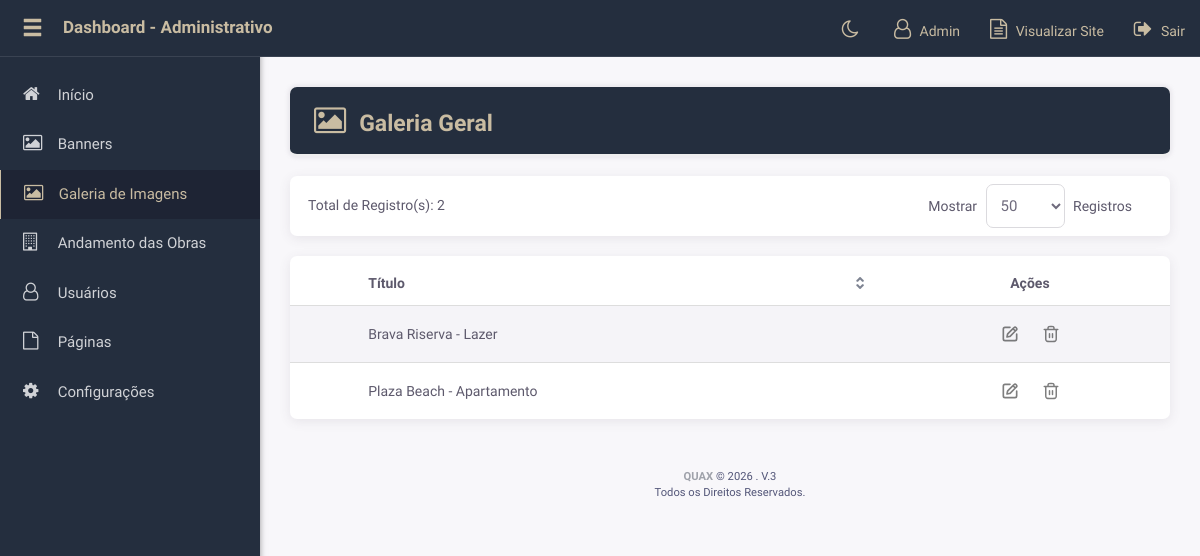
The page /q-admin/list/galeria.php (signed in) on the database its author committed.
### tables this page shows
CREATE TABLE `adm_galeria` (
  `id` int(11) NOT NULL,
  `titulo` varchar(255) DEFAULT NULL,
  `permalink` varchar(100) NOT NULL,
  `status` int(1) NOT NULL DEFAULT 1,
  `criado` timestamp NOT NULL DEFAULT current_timestamp()
);

### q-admin/config.php (called while the page is built, shortened)
<?php
require_once __DIR__."/../php/classes/Class.login.php";
require_once __DIR__."/php/functions.php";
$userClass = new Usuario();
$arMenu = [
	'Início' => [
		'show' 		=> true,
		'icon' 		=> 'home',
		'access'  	=> 'FULL',
		'file' 		=> 'index.php',
		'submenu' 	=> NULL
	],
	'Banners' => [
		'show' 		=> true,
		'icon' 		=> 'picture-o',
		'access'  	=> 6,
		'file' 		=> 'list/banners.php',
		'submenu' 	=> NULL
	],
	'Tenho Interesse' => [
		'show' 		=> true,
		'icon' 		=> 'address-card-o',
		'access'  	=> 16,
		'file' 		=> 'list/trabalhe-conosco.php',
		'submenu' 	=> NULL
	],
	'Galeria de Imagens' => [
		'show' 		=> true,
		'icon' 		=> 'picture-o',
		'access'  	=> 5,
		'file' 		=> 'list/galeria.php',
		'submenu' 	=> NULL
	],
	'Andamento das Obras' => [
		'show' 		=> true,
		'icon' 		=> 'building-o',
		'access'  	=> 7,
		'file' 		=> 'form/obras.php',
		'submenu' 	=> NULL
	],
	'Usuários' => [
		'show' 		=> true,
		'icon' 		=> 'user-o',
		'access'  	=> 3,
		'file' 		=> 'list/usuarios.php',
		'submenu' 	=> NULL
	],
	'Páginas' => [
		'show' 		=> true,
		'icon' 		=> 'file-o',
		'access'  	=> 1,
		'file' 		=> 'list/paginas.php',
		'submenu' 	=> NULL
	],
	'Configurações' => [
		'show' 		=> true,
		'icon' 		=> 'cog',
		'access'  	=> 2,
		'file' 		=> 'form/configuracoes.php',
		'submenu' 	=> NULL
	],
];
$LIST_ACCESS_FILE = [
	'FULL' => [
		'index.php',
		'ajax/ajax-clear-string.php',
		'ajax/ajax-cities.php',
		'ajax/ajax-image-functions.php',
		'ajax/ajax-image-upload.php',
		'ajax/ajax-save-order.php',
		'ajax/ajax-delete-check.php',
		'sair.php'],
	1  => [
		'list/paginas.php',
		'form/paginas.php'
	],
	2  => ['form/configuracoes.php'],
	3  => [
		'list/usuarios.php',
		'form/usuarios.php'
	],
	5  => [
		'list/galeria.php',
		'form/galeria.php',
	],
	6 => [
		'list/banners.php',
		'form/banners.php'
	],
	7 => ['form/obras.php'],
	16 => [
		'list/trabalhe-conosco.php',
	],
];
$javascript = ['bootstrap.js', 'jquery.tablesorter-pager.js', 'sweetalert2.min.js', 'script.admin.js'];
$acessoAutor 	= $userClass->getAcesso();
$__ITEMS_PER_PAGE__ = 50;

### php/classes/Class.login.php (called while the page is built, shortened)
<?php
class Usuario {
    var $prefixoChaves = 'usuario_';
	function getAutor() {
		return $_SESSION[$this->prefixoChaves."nome_completo"];
	}
	function getAcesso() {
		return explode("-",$_SESSION[$this->prefixoChaves."acesso"]);
	}
}

### q-admin/models/galeria.php (called while the page is built, shortened)
<?php
$__TABLE__ 	 	 = 'GALERIA';
$_header['titulo'] = 'Galeria Geral';
$_header['icon']   = 'picture-o';

### php/ezsql/ez_sql_core.php (called while the page is built, shortened)
<?php
	class ezSQLcore
	{
		var $num_queries      = 0;
		var $conn_queries     = 0;
		var $timers           = array();
		function get_host_port( $host, $default = false )
		{
			$port = $default;
			return array( $host, $port );
		}
		function flush()
		{
			$this->last_result = null;
		}
		function get_results($query=null, $output = OBJECT)
		{
			if ( $query )
			{
				$this->query($query);
			}
			if ( $output == OBJECT )
			{
				return $this->last_result;
			}
		}
		function timer_get_cur()
		{
			list($usec, $sec) = explode(" ",microtime());
			return ((float)$usec + (float)$sec);
		}
		function timer_start($timer_name)
		{
			$this->timers[$timer_name] = $this->timer_get_cur();
		}
		function timer_elapsed($timer_name)
		{
			return round($this->timer_get_cur() - $this->timers[$timer_name],2);
		}
		function count ($all = true, $increase = false) {
			if ($increase) {
				$this->num_queries++;
				$this->conn_queries++;
			}
			return ($all) ? $this->num_queries : $this->conn_queries;
		}
	}

### php/database.php (called while the page is built, shortened)
<?php
$tables = [];
$tables['ACESSOS'] 		 	  	= PREFIX.'acessos';
$tables['PAGINAS'] 			  	= PREFIX.'paginas';
$tables['USUARIOS'] 		  	= PREFIX.'usuarios';
$tables['BANNERS']			  	= PREFIX.'banners';
$tables['CADASTRO']				= PREFIX.'cadastro';
$tables['CONFIG']			  	= PREFIX.'config';
$tables['GALERIA']				= PREFIX.'galeria';
$tables['GALERIA_IMG']			= PREFIX.'galeria_imagens';
$tables['EMPREENDIMENTOS_IMG']	= PREFIX.'empreendimentos_imagens';
require PHP."ezsql/ez_sql_core.php";
require PHP."ezsql/ez_sql_mysqli.php";
$db = new ezSQL_mysqli(DB_USER,DB_PASS,DB_NAME,DB_HOST);

### php/classes/Class.paginacao-admin.php (called while the page is built, shortened)
<?php
class Paginator{
	var $items_per_page;
	var $default_ipp = 25;
	function __construct()
	{
		$this->items_per_page = (!empty($_GET['ipp'])) ? $_GET['ipp']:$this->default_ipp;
	}
	function paginate($pag=false)
	{
		$this->current_page = (int) ($pag?$pag:$_GET['page']);
		if($this->current_page < 1 Or !is_numeric($this->current_page)) $this->current_page = 1;
		$this->low = ($this->current_page-1) * $this->items_per_page;
		$this->limit = ($_GET['ipp'] == 'Todos') ? "":" LIMIT $this->low,$this->items_per_page";
	}
}

### php/ezsql/ez_sql_mysqli.php (called while the page is built, shortened)
<?php
	$ezsql_mysqli_str = array
	(
		1 => 'Require $dbuser and $dbpassword to connect to a database server',
		2 => 'Error establishing mySQLi database connection. Correct user/password? Correct hostname? Database server running?',
		3 => 'Require $dbname to select a database',
		4 => 'mySQLi database connection is not active',
		5 => 'Unexpected error while trying to select database'
	);
	class ezSQL_mysqli extends ezSQLcore
	{
		function connect($dbuser='', $dbpassword='', $dbhost='localhost', $dbport=false)
		{
			global $ezsql_mysqli_str; $return_val = false;
			if ( ! $dbuser )
			{
				$this->register_error($ezsql_mysqli_str[1].' in '.__FILE__.' on line '.__LINE__);
				$this->show_errors ? trigger_error($ezsql_mysqli_str[1],E_USER_WARNING) : null;
			}
			else
			{
				$this->dbh = new mysqli($dbhost,$dbuser,$dbpassword, '', $dbport);
				if( $this->dbh->connect_errno )
				{
					$this->register_error($ezsql_mysqli_str[2].' in '.__FILE__.' on line '.__LINE__);
					$this->show_errors ? trigger_error($ezsql_mysqli_str[2],E_USER_WARNING) : null;
				}
				else
				{
					$return_val = true;
				}
			}
			return $return_val;
		}
		function query($query)
		{
			$return_val = 0;
			$query = trim($query);
			$this->result = @$this->dbh->query($query);
			if ( preg_match("/^(insert|delete|update|start|replace|truncate|drop|create|alter|begin|commit|rollback|set|lock|unlock|call)/i",$query) )
			{
				$this->rows_affected = @$this->dbh->affected_rows;
				$return_val = $this->rows_affected;
			}
			else
			{
				$is_insert = false;
				$i=0;
				$num_rows=0;
				while ( $row = @$this->result->fetch_object() )
				{
					$num_rows++;
				}
				$this->num_rows = $num_rows;
				$return_val = $this->num_rows;
			}
			return $return_val;
		}
	}

### q-admin/list/galeria.php (the view, shortened to what this page needs)
<?php
require __DIR__ . '/../config.php';
require PHP . 'classes/Class.paginacao-admin.php';
get_header_gestor();
get_barra_header();
?>
<div id="buttons">
	<div class="text-right">
		<?php include GESTOR_INCLUDES . 'items-per-page.php'; ?>
		<?php count_results($count) ?>
	</div>
</div>
<?php
if ($count>0)
{
	$navbar = new Paginator;
	$navbar->items_total = $count;
	$navbar->mid_range = 9;
	$navbar->items_per_page = $items_page;
	$navbar->paginate();
	$query = $db->get_results("SELECT * FROM ".$tables[$__TABLE__]." ORDER BY criado DESC $navbar->limit");
?>
<div class="table-responsive">
	<table class="table table-striped table-hover">
		<thead>
			<tr>
				<th data-sorter="false"></th>
				<th>Título</th>
				<th class="text-center" data-sorter="false">Ações</th>
			</tr>
		</thead>
		<tbody>
		<?php foreach($query as $rs) { ?>
			<tr>
				<td></td>
				<td><?php echo $rs->titulo; ?></td>
				<td class="text-center">
					<?php btn_edit($rs->id) ?>
					<?php btn_delete($rs->id) ?>
				</td>
			</tr>
		<?php } ?>
		</tbody>
	</table>
</div>
<?php
} else {
?>
	<div class="alert alert-warning show">
		<strong>Nenhum registro existente</strong>
	</div>
<?php
	}
get_footer_gestor();

### q-admin/php/functions.php (shortened to what this page needs)
<?php
function geraMenu() {
	global $arMenu, $acessoAutor, $LIST_ACCESS_FILE;
	$_html = [];
	foreach($arMenu as $title => $var)
	{
		if($var['show'] && in_array($var['access'], $acessoAutor) || $var['access']=='FULL')
		{
			$current_file = returnFilePath('admin');
			$current_menu = false;
			if (!is_null($var['file']) && ($current_file == $var['file'] || str_replace('list/', 'form/', $var['file']) == $current_file)) {
				$current_menu = true;
			}
			if ( in_array($current_file, $LIST_ACCESS_FILE[ $var['access'] ])) {
				$current_menu = true;
			}
			$_html[] = '<li '.($current_menu ? 'class="active"' : "").'>';
			$_html[] = '<a href="'.(!is_null($var['file']) ? HTTP_GESTOR.$var['file'] : 'javascript:void(0)').'" '.(!is_null($var['file']) ? '' : 'class="dropdown"').'>';
			$_html[] =		'<span class="waypoint animation_scale animated fa fa-'.$var['icon'].'"></span>
			<span class="titulo-menu">'.$title.(!is_null($var['file']) ? '' : ' <i class="fa fa-angle-down pull-right"></i>')."</span>";
			$_html[] = '</a>';
			$_html[] = '</li>';
		}
	}
	return implode("\n", $_html);
}
function get_header_gestor() {
	global $userClass;
	$_html[] = '<!DOCTYPE>';
	$_html[] = '<html lang="pt-br">';
	$_html[] = '	<head>';
	$_html[] = '		<meta charset="utf-8" />';
	$_html[] = '		<meta name="viewport" content="width=device-width, initial-scale=1, maximum-scale=1, user-scalable=no">';
	$_html[] = '		<meta name="robots" content="noindex,nofollow" />';
	$_html[] = '		<title>Dashboard - Administrativo</title>';
	$_html[] = '		<link rel="icon" href="'.ASSETS_GESTOR.'img/favicon.ico" type="image/x-icon">';
	$_html[] = '		<link rel="shortcut icon" type="image/x-icon" href="'.ASSETS_GESTOR.'img/favicon.ico">';
	$_html[] = '		<script type="text/javascript"> var HTTP_GESTOR = \''.HTTP_GESTOR.'\'</script>';
	$_html[] = '		<script type="text/javascript"> var HTTP = \''.HTTP.'\'</script>';
	$_html[] = '
						<link rel="preconnect" href="https://fonts.googleapis.com">
						<link rel="preconnect" href="https://fonts.gstatic.com" crossorigin>
						<link href="https://fonts.googleapis.com/css2?family=Public+Sans:wght@400;600&display=swap" rel="stylesheet">
						';
	$_html[] = 			style_enqueue('gestor','return');
	$_html[] = '		<script src="'.ASSETS_GESTOR.'js/jquery-3.5.1.min.js"></script>';
	$_html[] = '		<script src="'.ASSETS_GESTOR.'js/jquery-ui.min.js"></script>';
	$_html[] = '	</head>';
	$_html[] = '	<body class="">';
	$_html[] = '		<nav class="navbar navbar-inverse navbar-fixed-top noPrint " role="navigation">';
	$_html[] = '			<div class="container-fluid">';
	$_html[] = '				<div class="navbar-header waypoint animation_left_d1 animated">';
	$_html[] = '					<button type="button" class="navbar-toggle" data-toggle="collapse" data-target=".navbar-collapse">';
	$_html[] = '						<span class="sr-only">Toggle navigation</span>';
	$_html[] = '						<span class="icon-bar"></span>';
	$_html[] = '						<span class="icon-bar"></span>';
	$_html[] = '						<span class="icon-bar"></span>';
	$_html[] = '					</button>';
	$_html[] = '					<a class="showMenu"><span class="glyphicon glyphicon-menu-hamburger"></span></a>';
	$_html[] = '					<a class="navbar-brand" href="'.HTTP_GESTOR.'">Dashboard - Administrativo</a>';
	$_html[] = '				</div>';
	$_html[] = '				<div class="navbar-collapse collapse">';
	$_html[] = '					<ul class="nav navbar-nav navbar-right waypoint animation_right_d1 animated">';
	$_html[] = '						<li><a class="toggle-theme" title="Trocar tema"><i class="fa fa-moon-o"></i></a></li>';
	$_html[] = '						<li><a><i class="fa fa-user-o"></i> '.$userClass->getAutor().'</a></li>';
	$_html[] = '						<li><a href="'.HTTP.'" target="_blank"><i class="fa fa-file-text-o"></i> Visualizar Site</a></li>';
	$_html[] = '						<li><a href="'.HTTP_GESTOR.'sair.php"><i class="fa fa-sign-out"></i> Sair</a></li>';
	$_html[] = '					</ul>';
	$_html[] = '				</div>';
	$_html[] = '			</div>';
	$_html[] = '		</nav>';
	$_html[] = '		<div class="container-fluid">';
	$_html[] = '			<div class="row">';
	$_html[] = '				<aside id="sidebar" class="col-sm-3 col-md-2 noPrint waypoint animation_left animated" role="sidebar">';
	$_html[] = '					<nav class="waypoint animation_left_d1 animated">';
	$_html[] = '						<ul class="nav nav-sidebar">';
	$_html[] = 								geraMenu();
	$_html[] = '						</ul>';
	$_html[] = '					</nav>';
	$_html[] = '					';
	$_html[] = '				</aside>';
	$_html[] = '				<div id="main" class="col-sm-9 col-sm-offset-3 col-md-10 col-md-offset-2 waypoint animation_bottom animated">';
	echo implode("\n",$_html);
}
function get_footer_gestor() {
	$_html[] = '					<footer class="titulo-menu">';
	$_html[] = '						<a title="QUAX" target="_blank" href="https://quax.com.br">
											<b>QUAX</b>
										</a> &copy; '.date("Y").' . V.3<br>
										Todos os Direitos Reservados.';
	$_html[] = '					</footer>';
	$_html[] = '				</div>';
	$_html[] = '			</div>';
	$_html[] = '		</div>';
	$_html[] = 			javascript_enqueue('gestor','return');
	$_html[] = '	</body>';
	$_html[] = '</html>';
	echo implode("\n",$_html);
}
function get_barra_header() {
	global $count, $_header, $_controles;
	$_html[] = '<h1 class="page-header"><span class="waypoint animation_scale animated fa fa-'.$_header['icon'].'"></span>'.$_header['titulo'].'</h1>';
	$_html[] = NotifyMessage();
	$_html[] = NotiyMessageForm();
	echo implode("\n",$_html);
}
function returnFilePath($location = 'home') {
	if ($location == 'home') {
		$shift_num = SHIFT_NUM;
	} elseif ($location == 'admin') {
		$shift_num = (SHIFT_NUM + 1);
	}
	$this_path  = pathinfo($_SERVER['SCRIPT_NAME'], PATHINFO_DIRNAME);
	$this_file  = pathinfo($_SERVER['SCRIPT_NAME'], PATHINFO_BASENAME);
	$full_path  = $this_path . '/' . $this_file;
	$path_array = explode("/", $full_path);
	$path_array = removeBlankElement($path_array);
	for ($i = 0; $i < $shift_num; $i++) {
	    array_shift($path_array);
	}
    return implode("/", $path_array);
}
function btn_edit($id){
	echo '<a class="btn unlocked" href="'.HTTP_GESTOR.'form/'.SELF_PAG.'?id='.$id.'"><img src="'.ASSETS_GESTOR.'img/edit.svg"></a>';
}
function btn_delete($id){
	echo '<a class="btn unlocked deletar" href="'.HTTP_GESTOR.'list/'.SELF_PAG.'?id='.$id.'&delete=1"><img src="'.ASSETS_GESTOR.'img/trash.svg"></a>';
}
function count_results($count){
	echo '<div class="cont">Total de Registro(s): '.$count.'</div>';
}

### rows shown on the page
adm_galeria: titulo "Brava Riserva - Lazer"
adm_galeria: titulo "Plaza Beach - Apartamento"

### other values the page prints
$userClass->getAutor() "Admin"
$title "Início Banners Galeria de Imagens Andamento das Obras Usuários Páginas Configurações"
$_header['titulo'] "Galeria Geral"
$count "2"
